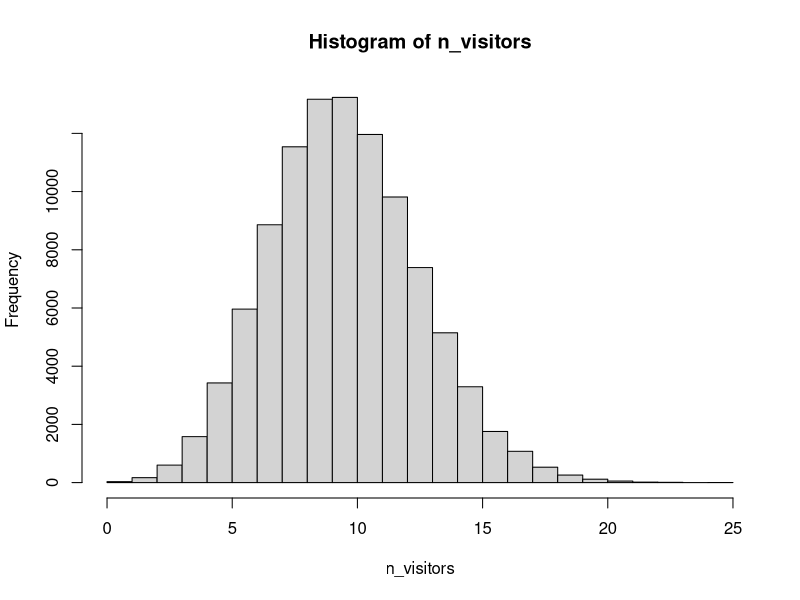
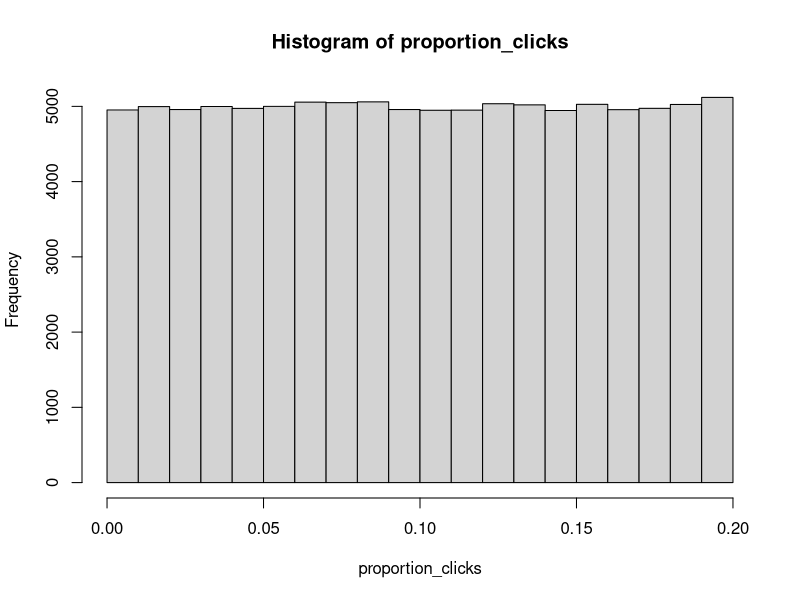
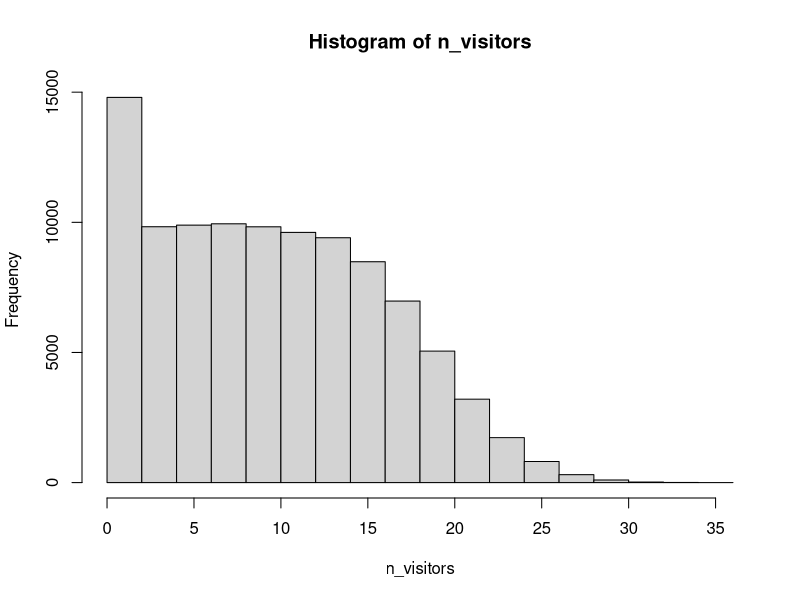

These figures' R source, in order:
#Checking Ads click
# How many visitors could your site get?
# To get more visitors to your website you are considering paying for an ad to be shown 100 times on a popular social media site. According to the social media site, their ads get clicked on 10% of the time.
# Parameters
n_samples <- 100000
n_ads_shown <- 100
proportion_clicks <- 0.1
n_visitors <- rbinom(n_samples, size = n_ads_shown, 
                     prob = proportion_clicks)

# Visualize n_visitors
hist(n_visitors)

# Eyeballing the plot, the number of visitors will be more than 5 with a 90% probability.

# Representing uncertainty with priors
n_samples <- 100000
n_ads_shown <- 100
proportion_clicks <- rbinom(n_samples, size = n_ads_shown, 
                            prob = proportion_clicks)

# Adding a prior to the model
# You're not so sure that your ad will get clicked on exactly 10% of the time. Instead of assigning proportion_clicks a single value you are now going to assign it a large number of values drawn from a probability distribution.
# For now, we are going to assume that it's equally likely that proportion_clicks could be as low as 0% or as high as 20%. These assumptions translate into a uniform distribution which you can sample from in R like this:
x <- runif(n = n_samples, min = 0.0, max = 0.2)

n_samples <- 100000
n_ads_shown <- 100

# Update proportion_clicks
proportion_clicks <- runif(n = n_samples, min = 0.0, max = 0.2)

n_visitors <- rbinom(n = n_samples, size = n_ads_shown, prob = proportion_clicks)

#Because the rbinom function is vectorized the first value of proportion_clicks is used to sample the first value in n_visitors, the second value in proportion_clicks is used for the second in n_visitors, and so on. The result is that the samples in n_visitors now also incorporate the uncertainty in what the underlying proportion of clicks could be.
#First, visualize the uncertainty in proportion_clicks using the hist function.

# Visualize proportion clicks
hist(proportion_clicks)

# Visualize n_visitors
hist(n_visitors)

# There is 70% probability that over 5 people will click on the link.


#-------------------------------------------
# Bayesian models and conditioning




